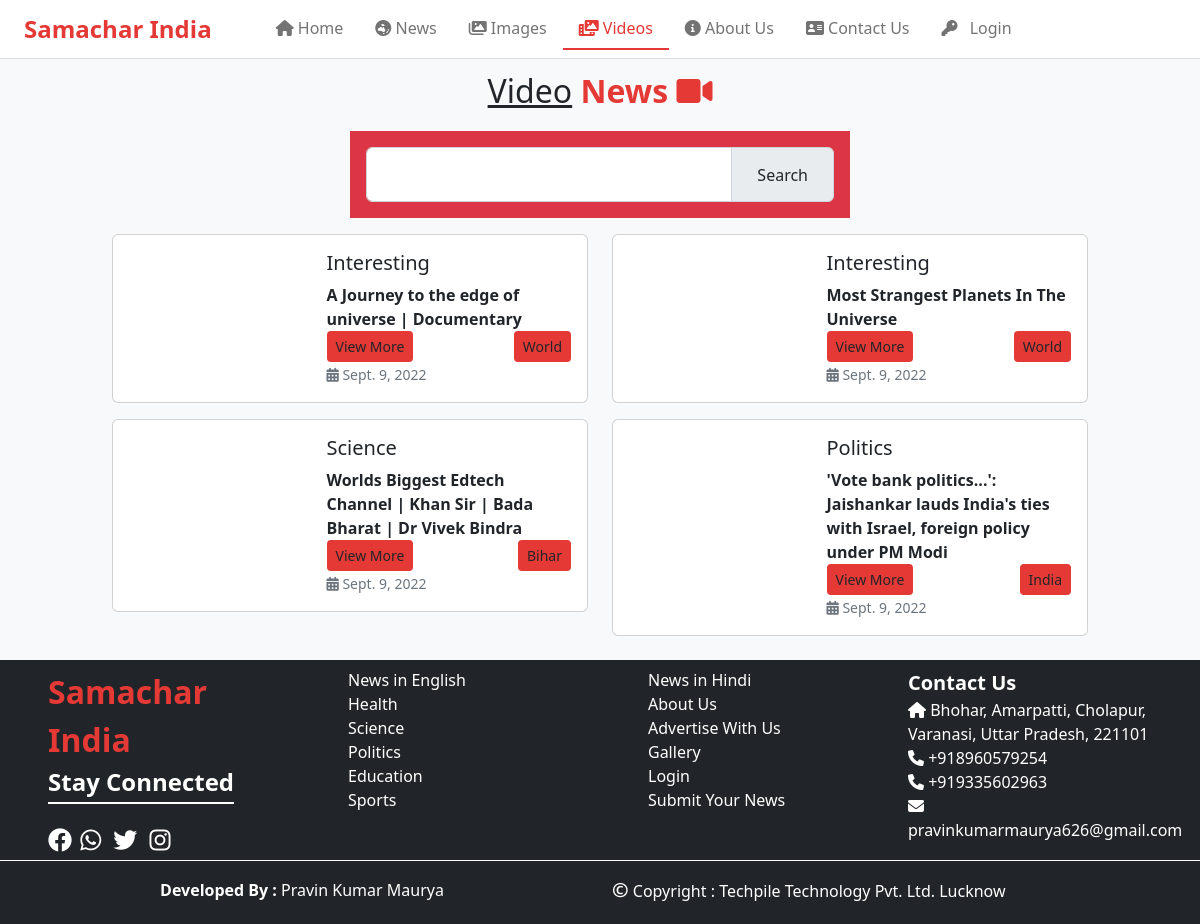
Screenshot of /user/video/ with the database file from the repository.
### user/models.py (models this page shows)
class videonews(models.Model):
    vlink=models.CharField(max_length=200)
    vhead=models.CharField(max_length=500)
    vcategory=models.ForeignKey(ncategory,on_delete=models.CASCADE,null=True)
    vcity=models.ForeignKey(city,on_delete=models.CASCADE,null=True)
    vdate=models.DateField()
    vdes=HTMLField()

class ncategory(models.Model):
    category=models.CharField(max_length=80)
    cpic=models.ImageField(upload_to='static/categroy',null=True)
    cdate=models.DateField()
    def __str__(self):
        return self.category

class city(models.Model):
    ncity=models.CharField(max_length=30)
    cpic=models.ImageField(upload_to='static/city',null=True)
    cdate=models.DateField()
    def __str__(self):
        return self.ncity

### user/views.py (the view)
# urls.py: path('video/',views.video),
def video(request):
    from django.db.models import Q
    vdata=videonews.objects.all().order_by('-id')
    if request.method=="GET":
        s=request.GET.get('search')
        if s is not None:
            vdata = videonews.objects.all().filter(Q(vhead__icontains=s) | Q(vcategory__icontains=s) | Q(vcity__icontains=s))
    mydict = {"data": vdata}
    return render(request,'user/video.html',context=mydict)

### templates/user/video.html (shortened to what this page needs)
{% extends 'base.html' %}
{% load static %}
{% block x %}
<div class="fs-2 text-center"><u>Video</u> <b class="text-mycolor">News
<i class="fa-solid fa-video"></i></b>
</div>
<div class="row my-3">
    <div class="col-sm-5 mx-auto bg-danger p-3">
        <div class="row">
            <form>
            <div class="input-group">
                <input type="text" name="search" class="txt form-control"/>
                <span class="input-group-text">
                    <input type="submit" class="btn btn-muted"  value="Search"/>
                </span>
            </div>
            </form>
        </div>
    </div>
</div>
<div class="row mt-3">
    <div class="col-sm-1"></div>
    <div class="col-sm-10">
        <div class="row">
            {% for i in data %}
        <div class="col-sm-6">
        <div class="card mb-3">
  <div class="row g-0">
    <div class="col-md-5">
      <iframe src="{{i.vlink}}" class="w-100"></iframe>
    </div>
    <div class="col-md-7">
      <div class="card-body">
        <h5 class="card-title">{{i.vcategory}}</h5>
          <b>{{i.vhead}}</b><br/>
          <a href="#" class="btn btn-sm bg-mycolor float-end">{{i.vcity}}</a>
          <a href="/user/vdetail?vid={{i.id}}" class="btn btn-sm bg-mycolor">View More</a>
          <p class="card-text"><small class="text-muted"><i class="fa-solid fa-calendar-days"></i> {{i.vdate}}</small></p>
      </div>
    </div>
  </div>
</div>
    </div>
            {% endfor %}
        </div>
    </div>
    <div class="col-sm-1"></div>
</div>
{% endblock %}

### templates/base.html (style rules this page uses)
.bg-mycolor { background:#e53935; }
.text-mycolor { color:#e53935; }

### templates/user/video.html (style rules this page uses)
.txt { height:55px; }

### rows the page displays
videonews: vcategory "Interesting", vhead "A Journey to the edge of universe | Documentary", vcity "World", vdate "Sept. 9, 2022"
videonews: vcategory "Interesting", vhead "Most Strangest Planets In The Universe", vcity "World", vdate "Sept. 9, 2022"
videonews: vcategory "Science", vhead "Worlds Biggest Edtech Channel | Khan Sir | Bada Bharat | Dr Vivek Bindra", vcity "Bihar", vdate "Sept. 9, 2022"
videonews: vcategory "Politics", vhead "'Vote bank politics...': Jaishankar lauds India's ties with Israel, foreign policy under PM Modi", vcity "India", vdate "Sept. 9, 2022"
